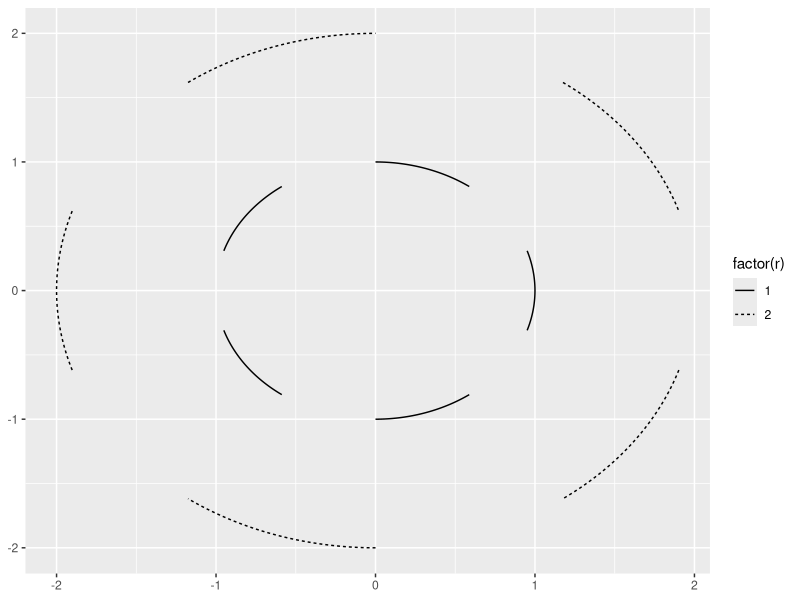
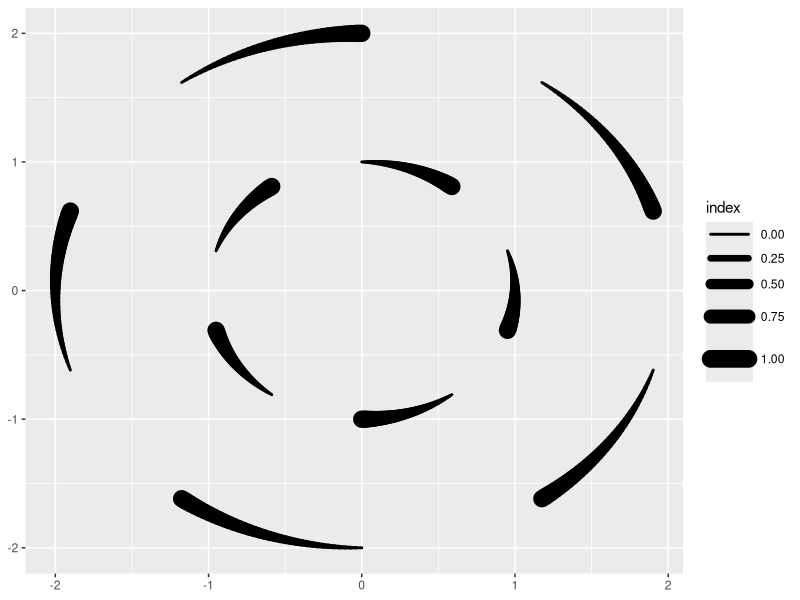
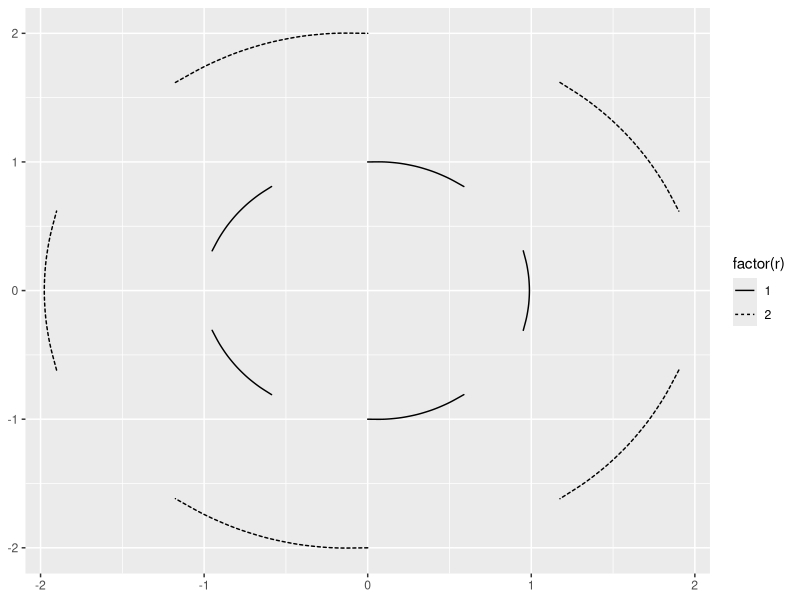
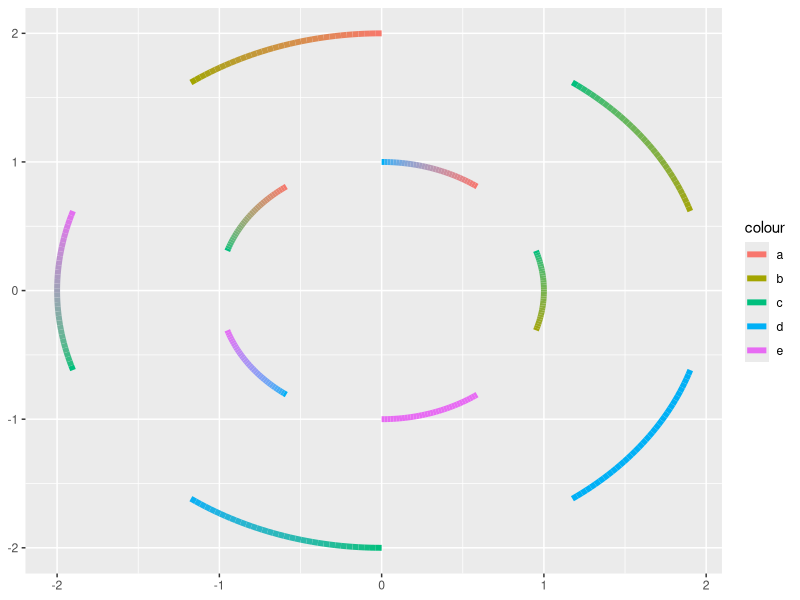

Source code (R) for these figures, in order:
library(ggforce)


### Name: geom_arc
### Title: Arcs based on radius and radians
### Aliases: geom_arc stat_arc stat_arc2 geom_arc2 stat_arc0 geom_arc0

### ** Examples

# Lets make some data
arcs <- data.frame(
  start = seq(0, 2 * pi, length.out = 11)[-11],
  end = seq(0, 2 * pi, length.out = 11)[-1],
  r = rep(1:2, 5)
)

# Behold the arcs
ggplot(arcs) +
  geom_arc(aes(x0 = 0, y0 = 0, r = r, start = start, end = end,
               linetype = factor(r)))

# Use the calculated index to map values to position on the arc
ggplot(arcs) +
  geom_arc(aes(x0 = 0, y0 = 0, r = r, start = start, end = end,
               size = stat(index)), lineend = 'round') +
  scale_radius() # linear size scale

# The 0 version maps directly to curveGrob instead of calculating the points
# itself
ggplot(arcs) +
  geom_arc0(aes(x0 = 0, y0 = 0, r = r, start = start, end = end,
                linetype = factor(r)))

# The 2 version allows interpolation of aesthetics between the start and end
# points
arcs2 <- data.frame(
  angle = c(arcs$start, arcs$end),
  r = rep(arcs$r, 2),
  group = rep(1:10, 2),
  colour = sample(letters[1:5], 20, TRUE)
)

ggplot(arcs2) +
  geom_arc2(aes(x0 = 0, y0 = 0, r = r, end = angle, group = group,
                colour = colour), size = 2)
